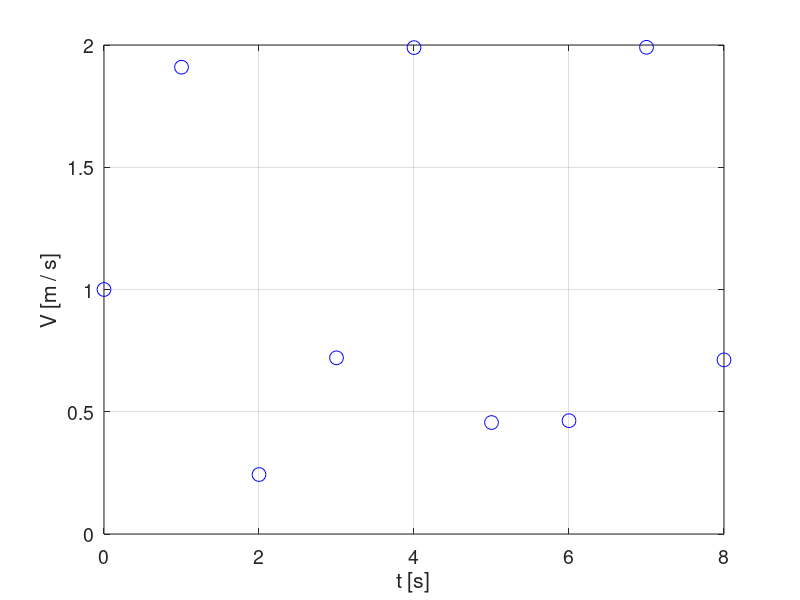

The MATLAB source for this figure: (Note: this script raises an error after producing the figure.)
% Supposedly one measures a variable which is a function of 
% time t, such as velocity V in the X direction. A value of V is 
% measured each second. 
% Let us plot the measurements. Run the following block of 
% code. 

t = [0; 1; 2; 3; 4; 5; 6; 7; 8];
V = [1.000000000000000; 1.909297426825682; 
    0.243197504692072; 0.720584501801074; 
    1.989358246623382; 0.455978889110630; 
    0.463427081999565; 1.990607355694870; 
    0.712096683334935];
figure(1); clf; plot(t, V, 'bo', 'MarkerSize', 10); xlabel('t [s]');
ylabel('V [m / s]'); set(gca, 'FontSize', 14); grid on; clear all; clc;
% Clearing variables and workspace is done at or near the end 
% of after each block of code for the purposes of clarity of this 
% tutorial. 


%                                           Page 1
%%%%%%%%%%%%%%%%%%%%%%%%%%%%%%%%


% Supposedly one knows that the value of the X coordinate at 
% t == 0 is x == 0 and wishes to find the value of the X 
% coordinate at t === 8 s. In order to do that, one has to 
% integrate the velocity function V(t). Only the values in nine 
% specific time points have been measured and the velocity 
% function as a whole is unknown. In such cases, numerical 
% integration has to be performed to give an accurate estimation 
% of the actual value of the X coordinate. ZIntegralA is a tool 
% which can be used to do just that. The simplest way of 
% integrating a function numerically can be performed and 
% visualized using the ZIntegralA function by setting the 
% pseudo-order of accuracy to 0. Run the following block of 
% code in order to do that. 

t = [0; 1; 2; 3; 4; 5; 6; 7; 8];
V = [1.000000000000000; 1.909297426825682; 
    0.243197504692072; 0.720584501801074; 
    1.989358246623382; 0.455978889110630; 
    0.463427081999565; 1.990607355694870; 
    0.712096683334935];
x = t;
y = V; 
xmin = 0;   % Lower integration boundary. 
xmax = 8;   % Upper integration boundary. 
Psacc = 0; % Pseudo-order of accuracy. 
mode = 0;   % Mode of integration. See later. 
figr = 1;   % Figure number for the plot. 
X = ZIntegralA(x, y, xmin, xmax, Psacc, mode, figr);
xlabel('t [s]'); ylabel('V [m / s]'); set(gca, 'FontSize', 14);
clearvars -except X; clc;
X   %Display the calculated value in the command window. 
clearvars X;


%                                           Page 2
%%%%%%%%%%%%%%%%%%%%%%%%%%%%%%%%


% The principle of numerical integration is to estimate the 
% function based on the numerical data and then integrate it. In 
% the previous case, the V(t) function is estimated to be constant 
% between each two neighboring midway points between 
% neighboring data points. 
% ZIntegralA function offers more complex estimations such as 
% a piecewise Lagrange polynomial of the Psacc-th order of the 
% data if the "mode" parameter is set to be either 0, 1, or 2. 
% Depending on the "mode" parameter, the construction of the 
% piecewise Lagrange polynomial changes. For simple use of 
% the ZIntegralA function, the ZIntegralASimple function has the 
% parameters "Psacc" and "mode" are fixed as Psacc == 3 and 
% mode == 1 as it is good practice in most cases. Run the 
% following block of code to see these parameters used on the 
% examined set of data for yourself. 

t = [0; 1; 2; 3; 4; 5; 6; 7; 8];
V = [1.000000000000000; 1.909297426825682; 
    0.243197504692072; 0.720584501801074; 
    1.989358246623382; 0.455978889110630; 
    0.463427081999565; 1.990607355694870; 
    0.712096683334935];
x = t;
y = V; 
xmin = 0;   % Lower integration boundary. 
xmax = 8;   % Upper integration boundary. 
Psacc = 3; % Pseudo-order of accuracy. 
mode = 1;   % Mode of integration. See later. 
figr = 1;   % Figure number for the plot. 
X = ZIntegralA(x, y, xmin, xmax, Psacc, mode, figr);
xlabel('t [s]'); ylabel('V [m / s]'); set(gca, 'FontSize', 14);
clearvars -except X; clc;
X   %Display the calculated value in the command window. 
clearvars X;


%                                           Page 3
%%%%%%%%%%%%%%%%%%%%%%%%%%%%%%%%


% At this point, it may become apparent that the actual velocity 
% function might be a kind of sinusoidal function. Indeed, the 
% velocity in m / s is V(t) = sin(2 * t) + 1 if time t is expressed in 
% seconds. It is important to note that increasing the Psacc may 
% not result in a more accurate estimation of the function being 
% integrated even if the function is analytical. For example, if 
% Psacc is increased to the maximum possible value of 
% Psacc == 9 - 1 ("9" is the size of the velocity/time data vector), 
% the estimation of the actual velocity function resembles the 
% actual function less. The integration result is also less close to 
% the actual value, which is about 8.98. 
% Run the following block of code to see for yourself. 

t = [0; 1; 2; 3; 4; 5; 6; 7; 8];
V = [1.000000000000000; 1.909297426825682; 
    0.243197504692072; 0.720584501801074; 
    1.989358246623382; 0.455978889110630; 
    0.463427081999565; 1.990607355694870; 
    0.712096683334935];
x = t;
y = V; 
xmin = 0;	% Lower integration boundary. 
xmax = 8;	% Upper integration boundary. 
Psacc = 9 - 1; % Pseudo-order of accuracy. 
mode = 1;	% Mode of integration. See later. 
figr = 1;	% Figure number for the plot. 
X = ZIntegralA(x, y, xmin, xmax, Psacc, mode, figr);
xlabel('t [s]'); ylabel('V [m / s]'); set(gca, 'FontSize', 14);
tt = linspace(min(t), max(t), 1000); VV = sin(2*tt) + 1;
hold on; plot(tt, VV, 'k', 'LineWidth', 1.5);   % Actual velocity plot. 
clearvars -except X; clc;
X   %Display the calculated value in the command window. 
clearvars X;


%                                           Page 4
%%%%%%%%%%%%%%%%%%%%%%%%%%%%%%%%


% The "mode" parameter is of little importance in most cases. It 
% only becomes truly relevant when the neighboring data points 
% are far apart in terms of the x axis. For complete 
% understanding, see the ZIntegralA documentation and code. 
% To explore the impact of the "mode" parameter, run one the 
% following two blocks of code and vary the "mode" parameter. 

x = [0; 1; 3; 5; 8; 35; 37; 40; 45];
y = [10; 9; 8; 11; 13; 5; 4; 3; 2];
xmin = 0;   % Lower integration boundary. 
xmax = 45;   % Upper integration boundary. 
Psacc = 3;	% Pseudo-order of accuracy. 
mode = 1;   % Mode of integration. 
figr = 1;   % Figure number for the plot. 
ZIntegA = ZIntegralA(x, y, xmin, xmax, Psacc, mode, figr);
xlabel('x'); ylabel('y'); set(gca, 'FontSize', 14);
clearvars -except  ZIntegA; clc;
ZIntegA   %Display the calculated value in the command window. 
clearvars  ZIntegA;


x = [-3; -2; 3; 4; 5; 8];
y = sin(x);
xmin = -2;   % Lower integration boundary. 
xmax = 4;	% Upper integration boundary. 
Psacc = 2;	% Pseudo-order of accuracy. 
mode = 0;	% Mode of integration. 
figr=1;	% Figure number for the plot. 
ZIntegA = ZIntegralA(x, y, xmin, xmax, Psacc, mode, figr);
xlabel('x'); ylabel('y'); set(gca, 'FontSize', 14);
xx = linspace(min(x), max(x), 1000); yy = sin(xx);
hold on; plot(xx, yy, 'k', 'LineWidth', 1.5);   % Actual function plot. 
clearvars -except ZIntegA; clc; 
ZIntegA   %Display the calculated value in the command window. 
clearvars ZIntegA;


%                                           Page 5
%%%%%%%%%%%%%%%%%%%%%%%%%%%%%%%%